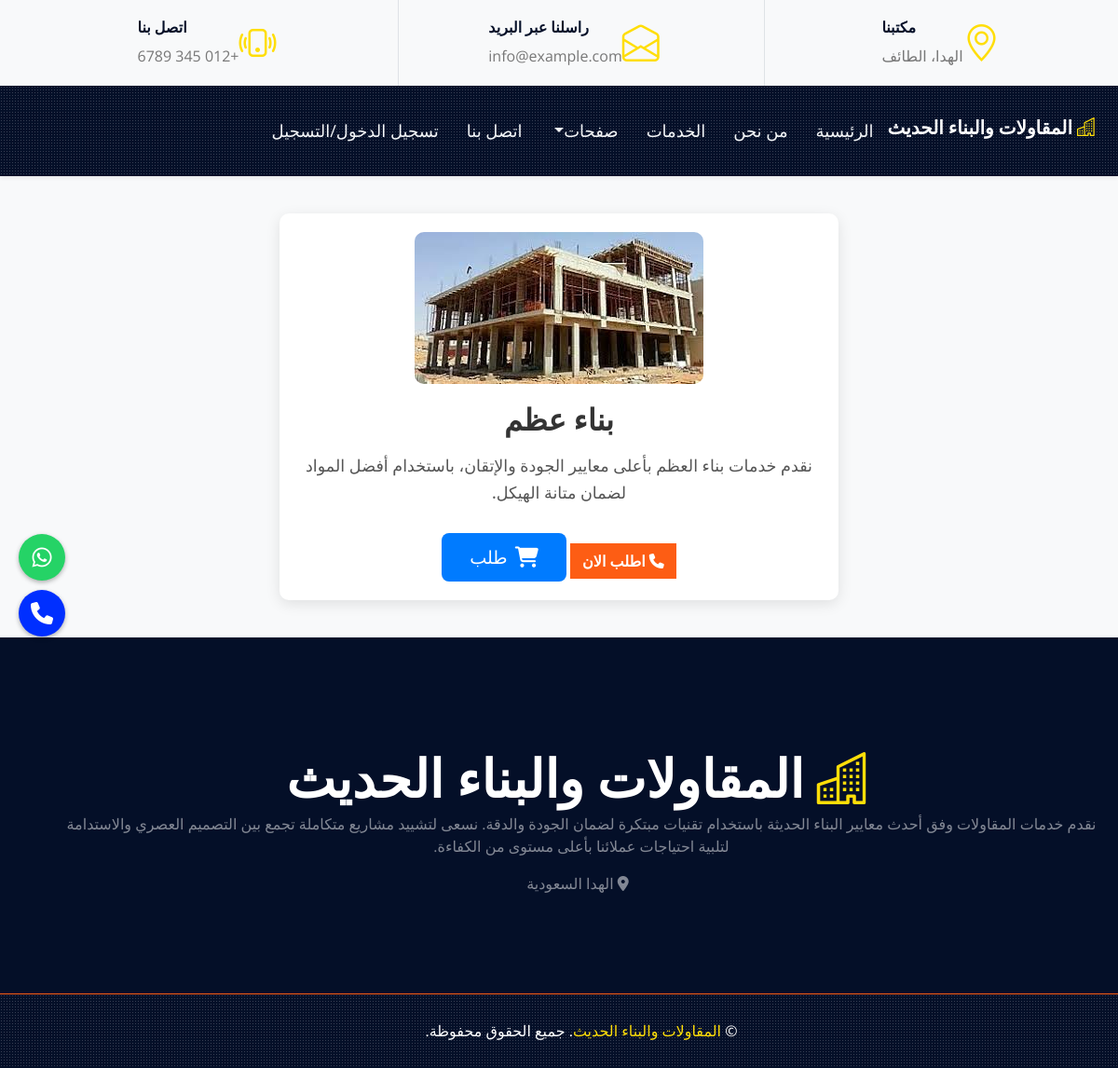
/service_details.php?id=1, run on the app's committed database.
### tables this page shows
CREATE TABLE `services` (
  `id` int(11) NOT NULL,
  `name` varchar(255) NOT NULL,
  `description` text NOT NULL,
  `icon_class` varchar(100) NOT NULL,
  `image` varchar(255) NOT NULL,
  `details_url` varchar(255) NOT NULL
);

### service_details.php (the view, shortened to what this page needs)
<?php
include("include/header.php");
?>
<?php
$id = intval($_GET['id'] ?? 0);
$sql = "SELECT * FROM services WHERE id = $id";
$result = $con->query($sql);
$service = $result->fetch_assoc();
?>
<div class="service-details-container">
  <img src="admin/uploads/<?php echo htmlspecialchars($service['image']); ?>" alt="<?php echo htmlspecialchars($service['name']); ?>">
  <h2><?php echo htmlspecialchars($service['name']); ?></h2>
  <p><?php echo htmlspecialchars($service['description']); ?></p>
  <a href="tel:+967773748697" class="btn btn-primary ">
    <i class="fas fa-phone"></i> اطلب الان
  </a>
  <a href="order.php?id=<?php echo intval($service['id']); ?>" class="btn-order" title="طلب الخدمة">
    <i class="fas fa-shopping-cart"></i> طلب
  </a>
</div>
<?php include("include/footer.php"); ?>

### css/style.css (style rules this page uses)
:root { --primary: #ffde08; --secondary: #FDBE33; --light: #F4F6F8; --dark: #040F28; }
.btn { position: relative; font-weight: 600; text-transform: uppercase; transition: .5s; }
.btn::after { position: absolute; content: ""; width: 0; height: 5px; bottom: -1px; left: 50%; background: var(--primary); transition: .5s; }
.btn.btn-primary::after { background: var(--dark); }
.btn-primary { color: #FFFFFF; }

### include/header.php (style rules this page uses)
* { margin: 0; padding: 0; box-sizing: border-box; }
html, body { width: 100%; height: 100%; margin: 0; padding: 0; overflow-x: hidden; background-color: #f8f9fa; }
body { background-color: #f8f9fa; direction: rtl; text-align: right; overflow-x: hidden; }

### service_details.php (style rules this page uses)
.service-details-container { max-width: 600px; margin: 40px auto; padding: 20px; background: #fff; border-radius: 10px; box-shadow: 0 4px 15px rgba(0, 0, 0, 0.1); text-align: center; font-family: 'Segoe UI', Tahoma, Geneva, Verdana, sans-serif; }
.service-details-container img { max-width: 100%; max-height: 300px; object-fit: contain; border-radius: 10px; margin-bottom: 20px; }
.service-details-container h2 { font-size: 2rem; margin-bottom: 15px; color: #333; text-transform: uppercase; }
.service-details-container p { font-size: 1.1rem; line-height: 1.6; color: #555; margin-bottom: 30px; }
.service-details-container .btn-order { background-color: #007bff; color: white; padding: 12px 30px; font-size: 1.2rem; border: none; border-radius: 8px; cursor: pointer; text-decoration: none; display: inline-flex; align-items: center; gap: 8px; transition: background-color 0.3s ease; }
.service-details-container .btn-order i { font-size: 1.4rem; }

### data on the page
services: image (picture), name "بناء عظم", description "نقدم خدمات بناء العظم بأعلى معايير الجودة والإتقان، باستخدام أفضل المواد لضمان متانة الهيكل."
